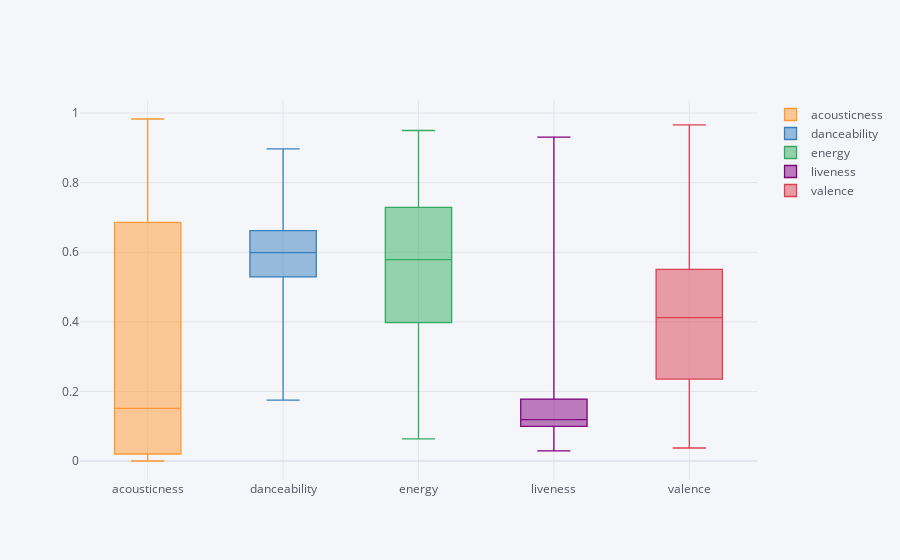

This figure's notebook cell:
### Code cell
df[['acousticness','danceability','energy','liveness','valence']].iplot(kind='box')

### Figure 1 — Plotly figure (JSON) as saved in the notebook; plotly's stock layout.template omitted (floating-point values rounded to 4 significant figures; data arrays with more than 128 entries replaced by an {"elided": "..."} marker saying what was removed)
{"data": [{"boxpoints": false, "line": {"width": 1.3}, "marker": {"color": "rgba(255, 153, 51, 1.0)"}, "name": "acousticness", "orientation": "v", "type": "box", "y": {"elided": "1265 float values"}}, {"boxpoints": false, "line": {"width": 1.3}, "marker": {"color": "rgba(55, 128, 191, 1.0)"}, "name": "danceability", "orientation": "v", "type": "box", "y": {"elided": "1265 float values"}}, {"boxpoints": false, "line": {"width": 1.3}, "marker": {"color": "rgba(50, 171, 96, 1.0)"}, "name": "energy", "orientation": "v", "type": "box", "y": {"elided": "1265 float values"}}, {"boxpoints": false, "line": {"width": 1.3}, "marker": {"color": "rgba(128, 0, 128, 1.0)"}, "name": "liveness", "orientation": "v", "type": "box", "y": {"elided": "1265 float values"}}, {"boxpoints": false, "line": {"width": 1.3}, "marker": {"color": "rgba(219, 64, 82, 1.0)"}, "name": "valence", "orientation": "v", "type": "box", "y": {"elided": "1265 float values"}}], "layout": {"legend": {"bgcolor": "#F5F6F9", "font": {"color": "#4D5663"}}, "paper_bgcolor": "#F5F6F9", "plot_bgcolor": "#F5F6F9", "title": {"font": {"color": "#4D5663"}}, "xaxis": {"gridcolor": "#E1E5ED", "showgrid": true, "tickfont": {"color": "#4D5663"}, "title": {"font": {"color": "#4D5663"}, "text": ""}, "zerolinecolor": "#E1E5ED"}, "yaxis": {"gridcolor": "#E1E5ED", "showgrid": true, "tickfont": {"color": "#4D5663"}, "title": {"font": {"color": "#4D5663"}, "text": ""}, "zerolinecolor": "#E1E5ED"}}}
